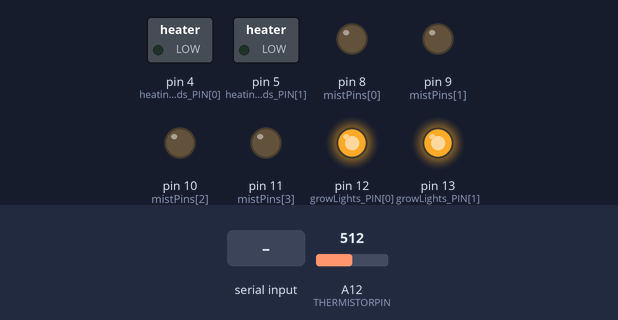
The sketch below on a simulated Arduino Mega 2560, built with avr-gcc and run on an emulated ATmega2560. On the bench: switched loads named in the sketch (green lamp = pin HIGH), output pins drawn as LEDs (lit = HIGH). The test bench sets the inputs (shaded band); at power-on: A12 (THERMISTORPIN) = 512. What the sketch prints to the serial monitor is not drawn.

Above: at 1.2 s.
1.3 s: "90,45,200\n" received over Serial
Timing chart, 0 to 4.3 s (numbered marks = the images above; inputs shaded):
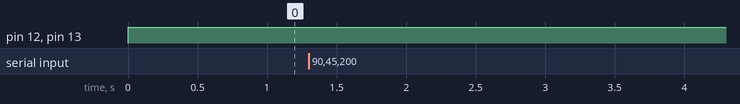

The sketch:

Stage1_Master.ino
```cpp
/*
      STAGE #1 - Arduino Mega

      Pump Water:
        Disable all -> w 0.0 0
        Enable 1    -> w 0.5 1
        Enable 2    -> w 0.5 2
        Enable 3    -> w 0.5 3
        Enable 4    -> w 0.5 4

      Pump PEG:
        Disable all -> p 0.0 0
        Enable 1    -> p 0.5 1
        Enable 2    -> p 0.5 2
        Enable 3    -> p 0.5 3
        Enable 4    -> p 0.5 4

      Mist:
        Disable all -> m 0.0 0
        Enable all  -> m 0.0 1

      GrowLights:
        Disable all -> l 0
        Enable all  -> l 1

      ------------------------ Retreive Info

      Full Message Example: m 55.8 t 21.4 l 1
      Temperature:
        Get Value -> t 0.0

      Humidity:
        Get Value -> h 0.0

      GrowLights:
        Status ON  -> l 1
        Status OFF -> l 0

*/

#include <stdio.h>
#include <string.h>
#include <Wire.h>

/*
      CORE VARIABLES DEFINITION
*/

// Slave with Water Pumps = 8
// Slave with Peg Pumps = 9
const int slaveAddress[] = {8, 9};

const byte mistPins[] = {8, 9, 10, 11};
#define THERMISTORPIN A12
const byte growLights_PIN[] = {12, 13};
const byte heatingPads_PIN[] = {4, 5};

// Commands to trigger actions
const char water = 'w';
const char peg = 'p';
const char mist = 'm';
const char heatingPads = 't';  // ?????

const char humidity = 'h';
const char temperature = 't';
const char growLights = 'l';

const char delimiter = ' ';

void setup() {
  // Start the I2C Bus as Master
  Wire.begin();
  Serial.begin(9600);

  InitializeMistMakers();
  InitializeHumidityHandler();
  InitializeGrowLights();
  InitializeHeatingPads();
}

void loop() {
  HandleSerialCOM();
  HandleMistMakers();
  HandleHumidity();
  HandleTemperature();
  HandleGrowLights();
  HandleHeatingPads();
}

/*
      MIST MAKERS
*/
bool isMakingMist = false;
unsigned long mistTimer = 0;
float mistTime;

void InitializeMistMakers()
{
  for (int i = 0; i < sizeof(mistPins); i++)
  {
    pinMode(mistPins[i], OUTPUT);
  }
}

void DOMist(bool value)
{
  for (int i = 0; i < sizeof(mistPins); i++)
  {
    digitalWrite(mistPins[i], value ? HIGH : LOW);
  }
}

void HandleMistMakers()
{
  if (isMakingMist)
  {
    if (millis() - mistTimer >= mistTime)
    {
      DOMist(false);
      isMakingMist = false;
      mistTimer = millis();
    }
  }
}

/*
      HUMIDITY SENSOR
*/

float humidityTimer;
int humidityfrequency = 5000;
float humidity_values[4] = {0.3, 0.43, 0.5, 0};
float humidity_mean = 0;

void InitializeHumidityHandler()
{
  humidityTimer = millis();
}

void HandleHumidity()
{
  if (millis() - humidityTimer >= humidityfrequency)
  {
    humidityTimer = millis();
    //RequestInfo(slaveAddress[1]);
    humidity_mean = humidity_values[0] + humidity_values[1] + humidity_values[2] + humidity_values[3];
    humidity_mean = humidity_mean / sizeof(humidity_values);
  }
}

/*
      THERMISTOR
      Source: https://learn.adafruit.com/thermistor/using-a-thermistor
*/

// the value of the 'other' resistor
#define SERIESRESISTOR 10000

float thermistorValue;

void HandleTemperature()
{
  thermistorValue = analogRead(THERMISTORPIN);
  thermistorValue = (1023 / thermistorValue) - 1;
  thermistorValue = SERIESRESISTOR / thermistorValue;
}

/*
      GROW LIGHTS
*/
bool growLights_state = false;

void InitializeGrowLights()
{
  for (int i = 0; i < sizeof(growLights_PIN); i++)
  {
    pinMode(growLights_PIN[i], OUTPUT);
  }
}

void HandleGrowLights()
{
  for (int i = 0; i < sizeof(growLights_PIN); i++)
  {
    digitalWrite(growLights_PIN[i], growLights_state ? LOW : HIGH);
  }
}

/*
      HEATING PADS
*/
bool heatingPads_state = false;

void InitializeHeatingPads()
{
  for (int i = 0; i < sizeof(heatingPads_PIN); i++)
  {
    pinMode(heatingPads_PIN[i], OUTPUT);
  }
}

void HandleHeatingPads()
{
  for (int i = 0; i < sizeof(heatingPads_PIN); i++)
  {
    digitalWrite(heatingPads_PIN[i], heatingPads_state ? HIGH : LOW);
  }
}


/*
    HANDLE I2C COMMUNICATION
      - Send Command to target pump
      - Retrieve Humidity Information
*/
#define BUFFER_SIZE 8
byte buffer[BUFFER_SIZE];

String msg;
char msgType;
int msgValue;
float msgMagnitude;

String info2retrieve;
char value2retrieve[3];

void HandleSerialCOM()
{
  if (Serial.available() > 0) {
    msg = Serial.readStringUntil('\n');

    if (msg.length() > 0)
    {
      msgType = msg.substring(0, 1)[0];

      if (msgType == water)
      {
        msgMagnitude = msg.substring(2, msg.length() - 2).toFloat();
        msgValue = msg.substring(msg.length() - 2).toInt();

        SendCommand(slaveAddress[0], msgValue + 1, msgMagnitude);
      }

      if (msgType == peg)
      {
        msgMagnitude = msg.substring(2, msg.length() - 2).toFloat();
        msgValue = msg.substring(msg.length() - 2).toInt();

        SendCommand(slaveAddress[1], msgValue + 1, msgMagnitude);
      }

      if (msgType == mist)
      {
        msgMagnitude = msg.substring(2).toFloat();
        mistTime = msgMagnitude;
        mistTimer = millis();

        DOMist(true);
        isMakingMist = true;
      }

      if (msgType == growLights)
      {
        msgValue = msg.substring(msg.length() - 2).toInt();
        growLights_state = msgValue;
      }

      if (msgType == heatingPads)
      {
        msgValue = msg.substring(msg.length() - 2).toInt();
        heatingPads_state = msgValue;
      }

      Serial.print(humidity);
      Serial.print(delimiter);
      Serial.print(humidity_mean, 2); // Second parameter defines the decimal places to use
      Serial.print(temperature);
      Serial.print(delimiter);
      Serial.print(thermistorValue, 2); // Second parameter defines the decimal places to use
      Serial.print(growLights);
      Serial.print(delimiter);
      Serial.print((int)growLights_state);
      Serial.println();
    }
  }
}

short data[BUFFER_SIZE];

void SendCommand(int _slaveAddress, int targetPump, int _time)
{
  data[0] = targetPump;
  data[1] = _time;

  byte myArray[2];
  myArray[0] = (_time >> 8) & 0xFF;
  myArray[1] = _time & 0xFF;
  Wire.beginTransmission(_slaveAddress);
  Wire.write(myArray, 2);
  Wire.endTransmission();
  delay(50);
  Serial.println(data[0]);
  Wire.beginTransmission(_slaveAddress);    // Transmit to slaveAddress
  Wire.write(targetPump);
  Wire.endTransmission();
}

void RequestInfo(int slaveAdd) {
  Wire.requestFrom(slaveAdd, BUFFER_SIZE);    // request data from the slave
  if (Wire.available() == BUFFER_SIZE)
  { // if the available data size is same as I'm expecting
    // Reads the buffer the slave sent
    for (int i = 0; i < BUFFER_SIZE; i++)
    {
      buffer[i] = Wire.read();  // gets the data
    }

    // Parse the buffer
    // In order to convert the incoming bytes info short, I use union
    union short_tag {
      byte b[2];
      short val;
    } short_cast;

    // Parse the temperature
    short_cast.b[0] = buffer[0];
    short_cast.b[1] = buffer[1];
    float moisture1_value = ((float)(short_cast.val)) / 10;

    // Parse the moisture
    short_cast.b[0] = buffer[2];
    short_cast.b[1] = buffer[3];
    float moisture2_value = ((float)(short_cast.val)) / 10;

    short_cast.b[0] = buffer[4];
    short_cast.b[1] = buffer[5];
    short moisture3_value = short_cast.val;

    short_cast.b[0] = buffer[6];
    short_cast.b[1] = buffer[7];
    short moisture4_value = short_cast.val;

    // Prints the income data
    Serial.print("Slave address ");
    Serial.print(slaveAdd);
    Serial.print(": moisture1 = ");
    Serial.print(moisture1_value);
    Serial.print(": moisture2 = ");
    Serial.print(moisture3_value);
    Serial.print(": moisture3 = ");
    Serial.print(moisture3_value);
    Serial.print(": moisture4 = ");
    Serial.println(moisture4_value);
  }
}
```

Measured:
- after the input at 1.3 s, every drawn part: stays the same
